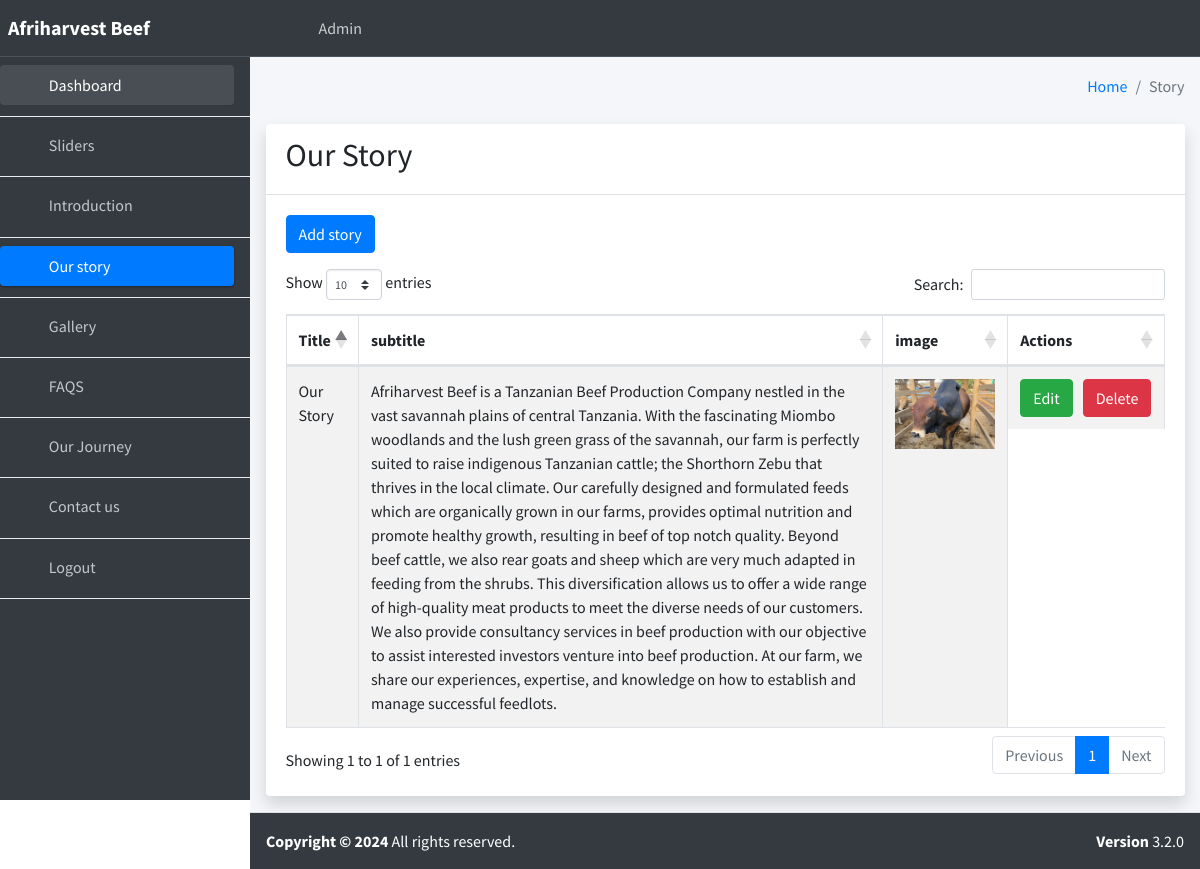
The page /story_page (signed in) on the database its author committed.
### mainapp/models.py (models this page shows, shortened)
class Story(models.Model):
    user = models.ForeignKey(User,null=True,blank=True, on_delete=models.CASCADE)
    title = models.CharField(max_length=200,null=True,blank=True)
    sub_title = models.TextField()
    image = models.FileField(upload_to='images',blank=True,null=True)

### mainapp/decorators.py (the view)
        def wrapper_func(request, *args, **kwargs):
            group = None
            if request.user.groups.exists():
               group = request.user.groups.all()[0].name
            if group in allowed_roles:
               return view_func(request, *args, **kwargs)
            else:
                return HttpResponse('You are not authorized to view this page')

### mainapp/forms.py
class IntroForm(ModelForm):
    class Meta:
        model = Intro
        fields = ['image','title','sub_title']
        widgets = {
            'image': forms.ClearableFileInput(attrs={'class': 'form-control','required':'required'}),
            'title': forms.TextInput(attrs={'class': 'form-control', 'placeholder': 'Enter title','required':'required', 'placeholder': 'Enter title'}),
            'sub_title': forms.Textarea(attrs={'class': 'form-control', 'placeholder': 'Enter sub-title','required':'required', 'placeholder': 'Enter sub-title'}),
        }

### mainapp/admins.py (called while the page is built)
@login_required(login_url='login_user')
@allowed_users(allowed_roles=['admins'])
def story_page(request):
    story = Story.objects.filter(user_id=request.user.id)
    if request.method == 'POST':
        form = StoryForm(request.POST or None,request.FILES or None)
        if form.is_valid():
            data = form.save(commit=False)
            data.user = request.user
            data.save()
            messages.success(request,'details saved successfully')
            return redirect('story_page')
        else:
            messages.error(request,'something went wrong')
            return redirect('story_page')
    else:
        form = IntroForm()
    context={
        'form': form,
        'story':story,
    }
    return render(request, 'pages/admins/story.html',context)

### mainapp/templates/pages/admins/story.html (shortened to what this page needs)
{% extends 'pages/admins/base.html' %}
{% block content %}
<div class="content-header">
  <div class="container-fluid">
    <div class="row mb-2">
      <div class="col-sm-6">
      </div>
      <div class="col-sm-6">
        <ol class="breadcrumb float-sm-right">
          <li class="breadcrumb-item"><a href="{% url 'admin_home' %}">Home</a></li>
          <li class="breadcrumb-item active">Story</li>
        </ol>
      </div>
    </div>
  </div>
</div>
<section class="content">
  <div class="container-fluid">
    <div class="row">
      <div class="col-lg-12 col-md-6 col-sm-3">
        <div class="card shadow">
          <div class="card-header">
            <h2>Our Story</h2>
          </div>
          <div class="card-body">
            <button type="button" class="btn btn-primary mb-3" data-toggle="modal" data-target="#staticBackdrop">
              Add story
             </button>
            <div class="table-responsive animate__animated animate__fadeIn">
              <table id="mytable" class="table table-bordered table-striped">
                <thead>
                  <tr>
                    <th>Title</th>
                    <th>subtitle</th>
                    <th>image</th>
                    <th>Actions</th>
                  </tr>
                </thead>
                <tbody>
                  {% for s in story %}
                    <tr>
                        <td>{{ s.title }}</td>
                        <td>{{ s.sub_title}}</td>
                        <td><img src="{{ s.image.url }}" alt="" style="width: 100px;height: 70px;"></td>
                        <td style="display:flex;">
                            <a href="" class="btn btn-success" style="margin-right: 10px;">Edit</a>
                            <a onclick="return confirm('Are you you want to delete?')" href="" class="btn btn-danger">Delete</a>
                        </td>
                    </tr>
                  {% endfor %}
                </tbody>
              </table>
            </div>
          </div>
        </div>
      </div>
    </div>
  </div>
</section>
{% endblock %}

### rows shown on the page
Story: title "Our Story", sub_title "Afriharvest Beef is a Tanzanian Beef Production Company nestled in the vast savannah plains of central Tanzania. With the fascinating Miombo woodlands and the lush green grass of the savannah, our farm is perfectly suited to raise indigenous Tanzanian cattle; the Shorthorn Zebu that thrives in the local climate. Our carefully designed and formulated feeds which are organically grown in our farms, provides optimal nutrition and promote healthy growth, resulting in beef of top notch quality. Beyond beef cattle, we also rear goats and sheep which are very much adapted in feeding from the shrubs. This diversification allows us to offer a wide range of high-quality meat products to meet the…", image (picture)
